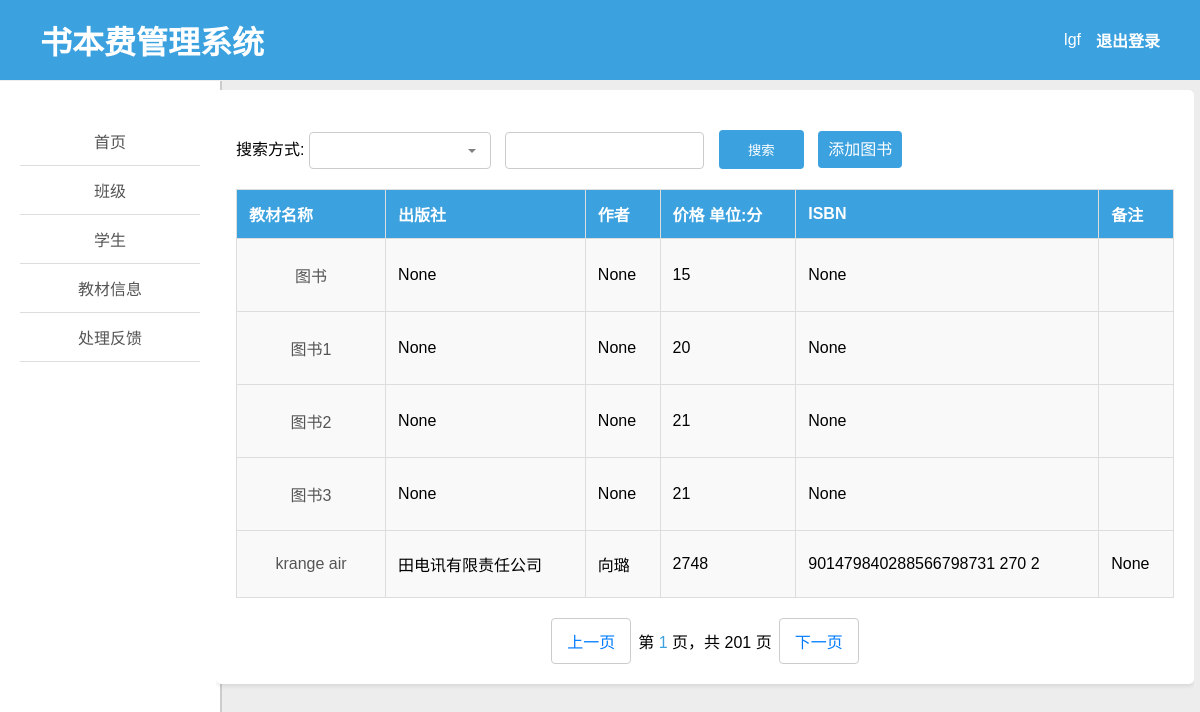
Page /manager/book_all/1 (signed in) on the committed database.
### books/models.py (models this page shows, shortened)
class Books(models.Model):
    name = models.CharField(max_length=100, verbose_name='书名')
    publish = models.CharField(max_length=100, verbose_name='出版社', null=True, blank=True)
    author = models.CharField(max_length=100, verbose_name='作者', null=True, blank=True)
    price = models.IntegerField(default=0, verbose_name='价格')
    ISBN = models.CharField(max_length=100, verbose_name='ISBN', null=True, blank=True)
    notice = models.TextField(verbose_name='备注', null=True, blank=True)
    class Meta:
        verbose_name = '书籍'
        verbose_name_plural = '书籍'

### util/check_staff.py (the view)
    def wrapper(request, *args, **kwargs):
        if request.user.is_staff:
            return func(request, *args, **kwargs)
        else:
            return render(request, 'permissions_error.html')

### manager/plug.py (called while the page is built)
def managerRender(request, template_name, context=None):
    if context is None:
        context = {}
    context['user'] = request.user
    return render(request, template_name, context)

### util/check_staff.py (called while the page is built)
def check_staff(func):
    def wrapper(request, *args, **kwargs):
        if request.user.is_staff:
            return func(request, *args, **kwargs)
        else:
            return render(request, 'permissions_error.html')
    return wrapper

### templates/manager/book_all.html (shortened to what this page needs)
{% extends 'manager_left.html' %}
{% block right %}
    <div class="container">
        <form method="get">
            <label for="search_type">搜索方式:</label>
            <input type="text" id="search_type" name="search_type" list="search_types" class="custom-select">
            <input type="text" id="search" name="search" required>
            <input type="submit" value="搜索">
            <a href="../add_book" class="custom-button">添加图书</a>
        </form>
        <table>
            <thead>
            <tr>
                <th>教材名称</th>
                <th>出版社</th>
                <th>作者</th>
                <th>价格 单位:分</th>
                <th>ISBN</th>
                <th>备注</th>
            </tr>
            </thead>
            <tbody>
            {% for book in books %}
                <tr>
                    <td>
                        <a class="nav-link" href="../edit_book/{{ book.id }}">{{ book.name }}</a>
                    </td>
                    <td>{{ book.publish }}</td>
                    <td>{{ book.author }}</td>
                    <td>{{ book.price }}</td>
                    <td>{{ book.ISBN }}</td>
                    <td>{{ book.notice }}</td>
                </tr>
            {% endfor %}
            </tbody>
        </table>
        <div class="pagination">
            <a href="./{{ l }}?{{ request.GET.urlencode }}">上一页</a>
            <span>第 <span class="current-page">{{ current_page }}</span> 页，共 {{ total_pages }} 页</span>
            <a href="./{{ r }}?{{ request.GET.urlencode }}">下一页</a>
        </div>
    </div>
{% endblock %}

### templates/base.html (shortened to what this page needs)
<!DOCTYPE html>
<html lang="zh">
<head>
</head>
<body>
<header style="display: flex; justify-content: space-between; align-items: center; height: 50px;">
    <h1 style="font-family: '黑体'; font-weight: bold; margin-left: 40px;">书本费管理系统</h1>
    <div style="display: flex; align-items: center;">
        <p style="margin-right: 15px;">{{ user.username }}</p>
        <a href="/logout"
           style="color: #fff; font-family: '黑体';
           font-weight: bold;margin-right:40px; text-decoration: none;">退出登录</a>
    </div>
</header>
<div class="content">
    {% block content %}
    {% endblock %}
</div>
</body>
</html>

### templates/manager/manager_left.html (style rules this page uses)
.nav-link { color: #555; font-size: 16px; transition: color 0.3s ease; padding: 12px 15px; display: block; text-decoration: none; text-align: center; }

### templates/manager/book_all.html (style rules this page uses)
a { color: #007bff; text-decoration: none; }
table { width: 100%; border-collapse: collapse; background-color: #f9f9f9; margin-bottom: 20px; }
th, td { border: 1px solid #ddd; padding: 12px; text-align: left; }
th { background-color: #3ba1df; color: #fff; }
form { margin-top: 20px; margin-bottom: 20px; }
input[type="text"], input[type="submit"], .custom-button, .custom-select { padding: 10px; margin-right: 10px; border-radius: 4px; border: 1px solid #ccc; }
input[type="submit"], .custom-button { width: 85px; background-color: #3ba1df; color: #fff; cursor: pointer; border: none; }
.custom-select { position: relative; display: inline-block; width: 160px; }
.pagination { display: flex; align-items: center; justify-content: center; margin-top: 20px; }
.pagination a { padding: 10px 15px; margin: 0 7px; border-radius: 4px; border: 1px solid #ccc; text-decoration: none; }
.pagination .current-page { color: #3ba1df; border: none; }
.container { background-color: #ffffff; padding: 20px; border-radius: 5px; box-shadow: 0 2px 4px rgba(0, 0, 0, 0.1); }

### rows in the picture
Books: name "图书", publish "None", author "None", price "15", ISBN "None"
Books: name "图书1", publish "None", author "None", price "20", ISBN "None"
Books: name "图书2", publish "None", author "None", price "21", ISBN "None"
Books: name "图书3", publish "None", author "None", price "21", ISBN "None"
Books: name "krange air", publish "田电讯有限责任公司", author "向璐", price "2748", ISBN "901479840288566798731 270 2", notice "None"

### other values in the picture
{{ user.username }} "lgf"
{{ current_page }} "1"
{{ total_pages }} "201"
